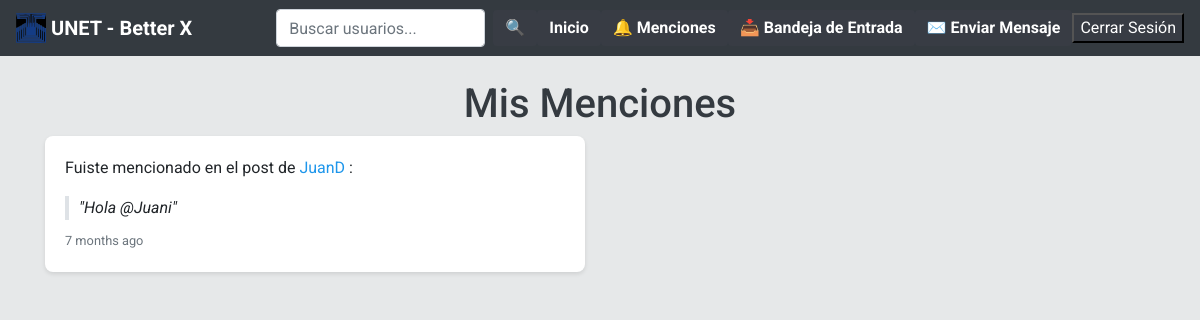
The page /mentions/ (signed in) on the database its author committed.
### Unet/models.py (models this page shows, shortened)
class Mention(models.Model):
    post = models.ForeignKey(Post, on_delete=models.CASCADE, related_name='mentions')
    mentioned_user = models.ForeignKey(User, on_delete=models.CASCADE, related_name='mentions')
    timestamp = models.DateTimeField(auto_now_add=True)

class Post(models.Model):
    timestamp = models.DateTimeField(default = timezone.now)
    content = models.CharField(max_length=200)  # Cambiado a CharField
    user = models.ForeignKey(User, on_delete=models.CASCADE, related_name = 'posts')
    image = models.ImageField(upload_to='posts/', null=True, blank=True)  # Nuevo campo de imagen
    retweet = models.ForeignKey('self', on_delete=models.SET_NULL, null=True, blank=True, related_name='retweets')
    class Meta:
        ordering = ['-timestamp']

### Unet/views.py (the view)
# urls.py: path('mentions/', views.mentions, name='mentions'),
@login_required
def mentions(request):
    mention_list = Mention.objects.filter(mentioned_user=request.user).order_by('-timestamp')
    return render(request, 'twitter/mentions.html', {'mentions': mention_list})

### Unet/templates/twitter/mentions.html (shortened to what this page needs)
{% extends 'twitter/layout.html' %}
{% load humanize %}
{% block content %}
<div class="container mt-4">
  <h1 class="page-title">Mis Menciones</h1>
  {% if mentions %}
    <div class="row">
      {% for mention in mentions %}
        <div class="col-md-6">
          <div class="card mention-card">
            <div class="card-body">
              <p>
                Fuiste mencionado en el post de
                <a href="{% url 'profile' mention.post.user.username %}">
                  {{ mention.post.user.username }}
                </a>:
              </p>
              <blockquote class="mb-2">"{{ mention.post.content }}"</blockquote>
              <small class="text-muted">{{ mention.timestamp|naturaltime }}</small>
            </div>
          </div>
        </div>
      {% endfor %}
    </div>
  {% else %}
    <p class="text-center">No tienes menciones.</p>
  {% endif %}
</div>
{% endblock %}

### Unet/static/css/style.css (style rules this page uses)
body { background: #E6E8E9; ; font-family: 'Asap', sans-serif; font-family: 'Roboto', sans-serif; }
.card { border: none; }
a:link { color: #1E96EB ; text-decoration: none; }

### Unet/templates/twitter/mentions.html (style rules this page uses)
h1.page-title { animation: tracking-in-contract 1s ease-out both; text-align: center; margin-top: 20px; color: #343a40; }
.mention-card { border: none; border-radius: 8px; box-shadow: 0 2px 4px rgba(0,0,0,0.1); margin-bottom: 20px; transition: transform 0.2s ease-in-out; }
.mention-card blockquote { font-style: italic; margin-bottom: 0; border-left: 4px solid #dee2e6; padding-left: 10px; }

### rows shown on the page
Mention: post.user.username "JuanD", post.content "Hola @Juani", timestamp "7 months ago"
